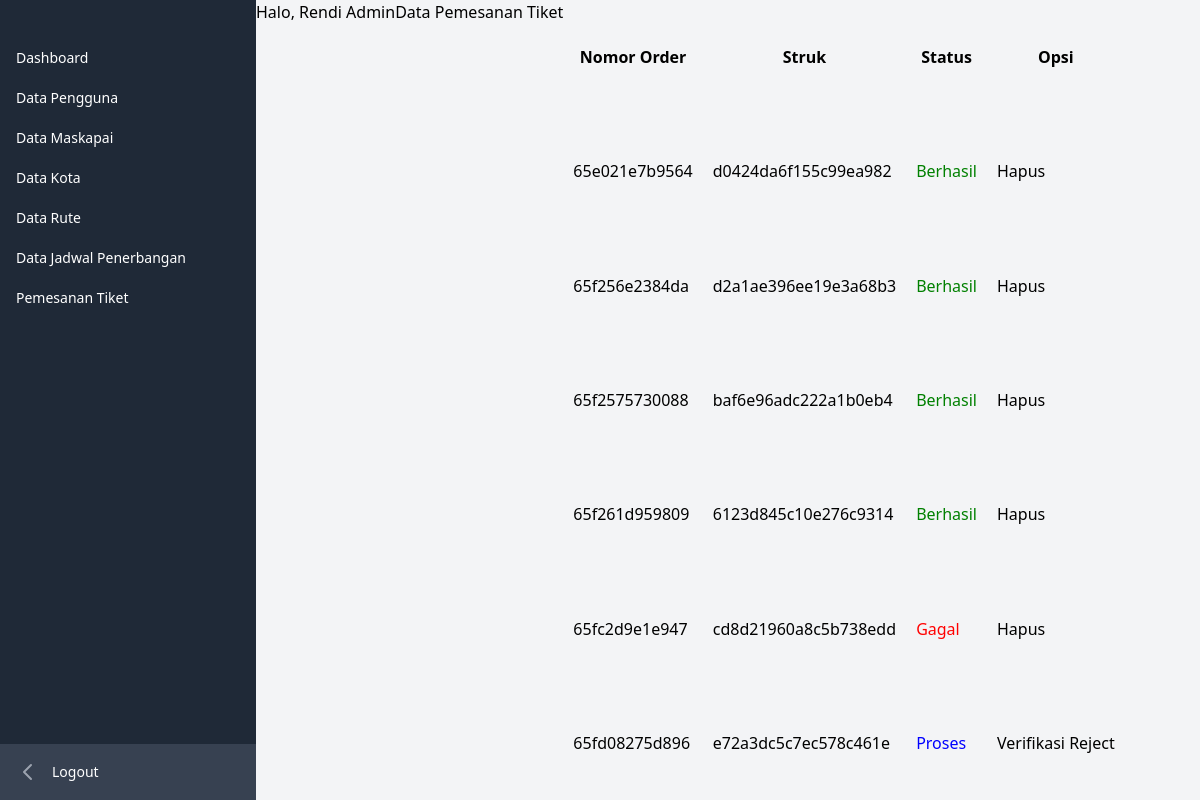
/admin/order/index.php (signed in), run on the app's committed database.
### tables this page shows
CREATE TABLE `order_tiket` (
  `id_order` varchar(20) NOT NULL,
  `tanggal_transaksi` date NOT NULL,
  `struk` varchar(100) NOT NULL,
  `status` enum('proses','berhasil','gagal') NOT NULL
);

### admin/order/functions.php (called while the page is built)
<?php
require '../../koneksi.php';
function query($query){
    global $conn;
    $rows = [];
    $result = mysqli_query($conn, $query);
    while($row = mysqli_fetch_assoc($result)){
        $rows[] = $row;
    }
    return $rows;
}

### admin/order/index.php (the view, shortened to what this page needs)
<?php
require 'functions.php';
$orderTiket = query("SELECT * FROM order_tiket")
?>
<?php require '../../layouts/sidebar_admin.php'; ?>
<h1>Halo, <?= $_SESSION["nama_lengkap"]; ?></h1>
<h1>Data Pemesanan Tiket</h1>
<table border="1" cellpadding="10" cellspacing="0">
    <tr>
        <th>Nomor Order</th>
        <th>Struk</th>
        <th>Status</th>
        <th>Opsi</th>
    </tr>
    <?php foreach($orderTiket as $data) : ?>
        <tr>
            <td><?= $data["id_order"]; ?></td>
            <td><?= $data["struk"]; ?></td>
            <td>
            <?php
                if($data["status"] == "proses"){
                    ?>
                    <a href="update_status.php?id=<?= $data["id_order"]; ?>" style="color: blue; text-decoration: none;">Proses</a>
                    <?php
                } else if($data["status"] == "berhasil"){
                    ?>
                    <a href="" style="color: green; text-decoration: none;">Berhasil</a>
                    <?php
                } else if($data["status"] == "gagal"){
                    ?>
                    <a href="" style="color: red; text-decoration: none;">Gagal</a>
                    <?php
                }
            ?>
            </td>
            <td>
                <?php if ($data["status"] == "proses"){
                    ?>
                    <button class="btn btn-primary"><a href="verif.php?id=<?= $data["id_order"]; ?>">Verifikasi</a></button>
                    <a href="reject.php?id=<?= $data["id_order"]; ?>">Reject</a>
                <?php }else if($data["status"] == "berhasil" || $data["status"] == "gagal"){
                    ?>
                    <a href="hapus.php?id=<?= $data["id_order"]; ?>">Hapus</a>
                <?php
                } ?>
            </td>
        </tr>
    <?php endforeach; ?>
</table>

### data on the page
order_tiket: id_order "65e021e7b9564", struk "d0424da6f155c99ea982", status "Berhasil"
order_tiket: id_order "65f256e2384da", struk "d2a1ae396ee19e3a68b3", status "Berhasil"
order_tiket: id_order "65f2575730088", struk "baf6e96adc222a1b0eb4", status "Berhasil"
order_tiket: id_order "65f261d959809", struk "6123d845c10e276c9314", status "Berhasil"
order_tiket: id_order "65fc2d9e1e947", struk "cd8d21960a8c5b738edd", status "Gagal"
order_tiket: id_order "65fd08275d896", struk "e72a3dc5c7ec578c461e"

### other printed values
$_SESSION["nama_lengkap"] "Rendi Admin"
